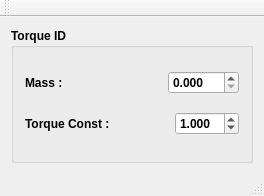
<?xml version="1.0" encoding="UTF-8"?>
<ui version="4.0">
 <class>TorqueID</class>
 <widget class="QMainWindow" name="TorqueID">
  <property name="geometry">
   <rect>
    <x>0</x>
    <y>0</y>
    <width>264</width>
    <height>196</height>
   </rect>
  </property>
  <property name="sizePolicy">
   <sizepolicy hsizetype="Preferred" vsizetype="Preferred">
    <horstretch>0</horstretch>
    <verstretch>0</verstretch>
   </sizepolicy>
  </property>
  <property name="windowTitle">
   <string>TorqueID</string>
  </property>
  <widget class="QWidget" name="centralWidget">
   <layout class="QGridLayout" name="gridLayout">
    <item row="0" column="0">
     <widget class="QGroupBox" name="gbTorqueIDE">
      <property name="enabled">
       <bool>true</bool>
      </property>
      <property name="sizePolicy">
       <sizepolicy hsizetype="Ignored" vsizetype="Ignored">
        <horstretch>0</horstretch>
        <verstretch>0</verstretch>
       </sizepolicy>
      </property>
      <property name="font">
       <font>
        <weight>75</weight>
        <bold>true</bold>
       </font>
      </property>
      <property name="title">
       <string>Torque ID</string>
      </property>
      <property name="flat">
       <bool>false</bool>
      </property>
      <property name="checkable">
       <bool>false</bool>
      </property>
      <layout class="QGridLayout" name="gridLayout_10">
       <item row="0" column="0">
        <layout class="QHBoxLayout" name="horizontalLayout_8">
         <item>
          <widget class="QLabel" name="label_6">
           <property name="text">
            <string>Mass : </string>
           </property>
          </widget>
         </item>
         <item>
          <spacer name="horizontalSpacer_9">
           <property name="orientation">
            <enum>Qt::Horizontal</enum>
           </property>
           <property name="sizeHint" stdset="0">
            <size>
             <width>40</width>
             <height>20</height>
            </size>
           </property>
          </spacer>
         </item>
         <item>
          <widget class="QDoubleSpinBox" name="sbMass">
           <property name="maximumSize">
            <size>
             <width>71</width>
             <height>16777215</height>
            </size>
           </property>
           <property name="decimals">
            <number>3</number>
           </property>
           <property name="maximum">
            <double>9999.989999999999782</double>
           </property>
           <property name="singleStep">
            <double>0.010000000000000</double>
           </property>
           <property name="stepType">
            <enum>QAbstractSpinBox::DefaultStepType</enum>
           </property>
          </widget>
         </item>
        </layout>
       </item>
       <item row="1" column="0">
        <layout class="QHBoxLayout" name="horizontalLayout_13">
         <item>
          <widget class="QLabel" name="label_7">
           <property name="text">
            <string>Torque Const : </string>
           </property>
          </widget>
         </item>
         <item>
          <spacer name="horizontalSpacer_10">
           <property name="orientation">
            <enum>Qt::Horizontal</enum>
           </property>
           <property name="sizeHint" stdset="0">
            <size>
             <width>40</width>
             <height>20</height>
            </size>
           </property>
          </spacer>
         </item>
         <item>
          <widget class="QDoubleSpinBox" name="sbTorqueConst">
           <property name="decimals">
            <number>3</number>
           </property>
           <property name="singleStep">
            <double>0.001000000000000</double>
           </property>
           <property name="stepType">
            <enum>QAbstractSpinBox::DefaultStepType</enum>
           </property>
           <property name="value">
            <double>1.000000000000000</double>
           </property>
          </widget>
         </item>
        </layout>
       </item>
      </layout>
     </widget>
    </item>
   </layout>
  </widget>
  <widget class="QMenuBar" name="menuBar">
   <property name="geometry">
    <rect>
     <x>0</x>
     <y>0</y>
     <width>264</width>
     <height>22</height>
    </rect>
   </property>
  </widget>
  <widget class="QToolBar" name="mainToolBar">
   <attribute name="toolBarArea">
    <enum>TopToolBarArea</enum>
   </attribute>
   <attribute name="toolBarBreak">
    <bool>false</bool>
   </attribute>
  </widget>
  <widget class="QStatusBar" name="statusBar"/>
 </widget>
 <layoutdefault spacing="6" margin="11"/>
 <resources/>
 <connections/>
</ui>
